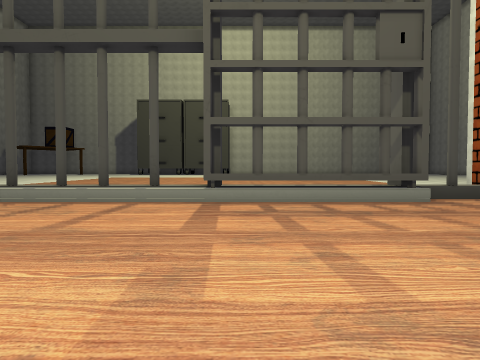
view 1 (above)

22 first-person views from a walk through a Unity game level. The camera is 1.2 m above the floor, tilts 2° down and sees 70° across. The floor is counted in squares, 2 m on a side. Each view is taken from the middle of a square. On the plan, view 1 faces up. The plan holds only what a view shows up to about 10 squares ahead; the rest is blank. The place goes on beyond the plan. The player is left out. Some surface patterns are stand-ins.

view 2
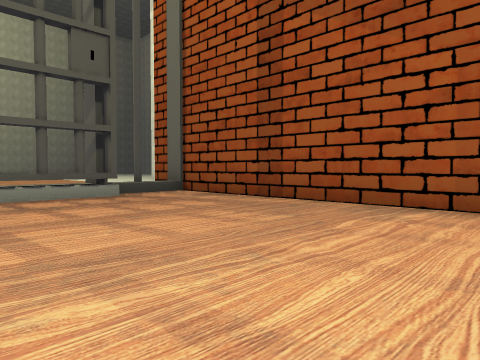

view 3
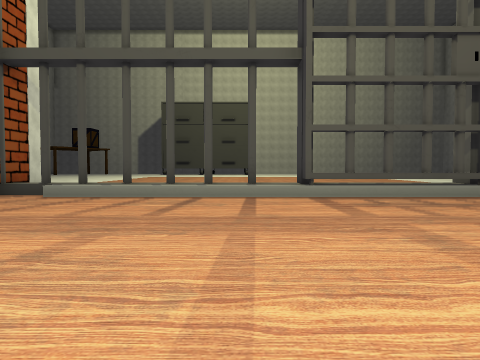

view 4
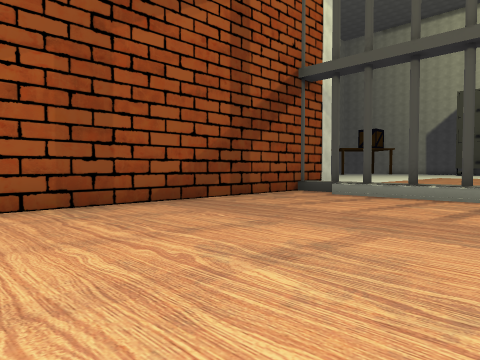

view 5
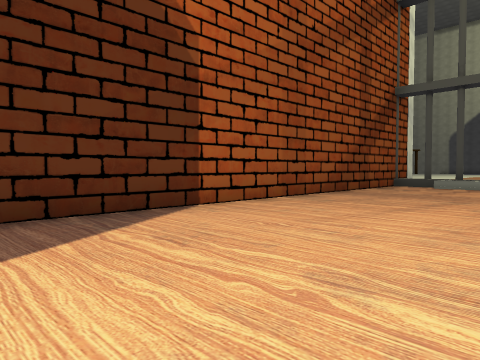

view 6
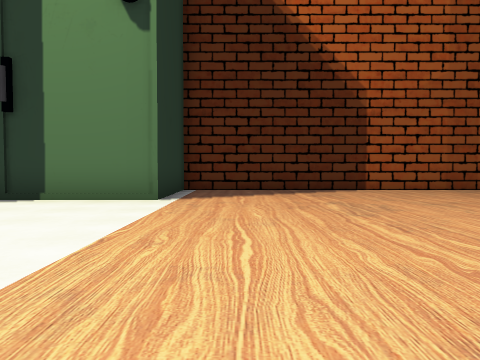

view 7
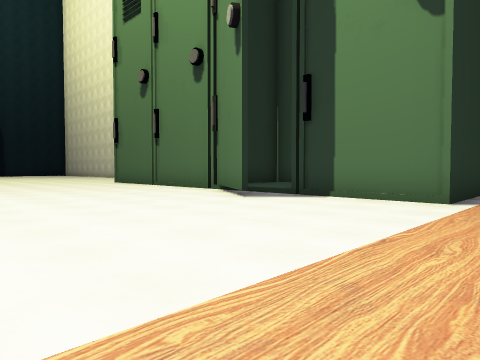

view 8
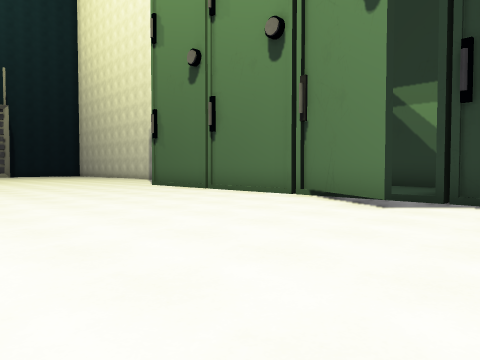

view 9
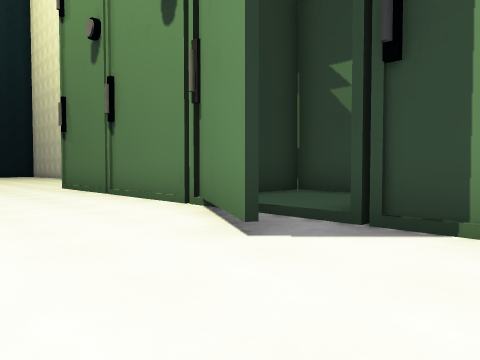

view 10
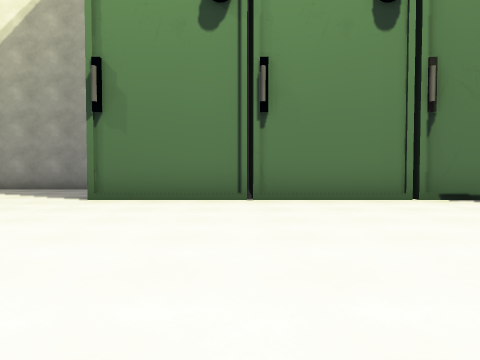

view 11
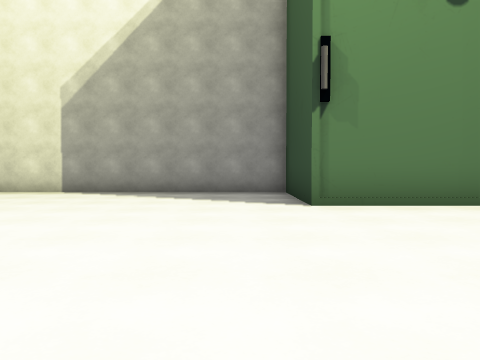

view 12
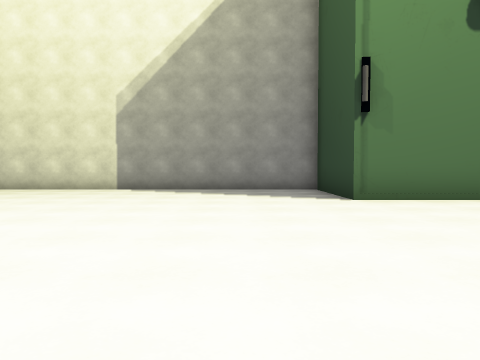

view 13
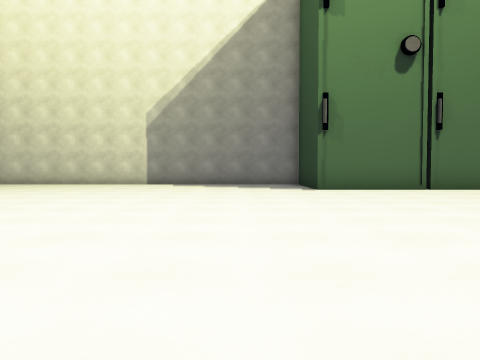

view 14
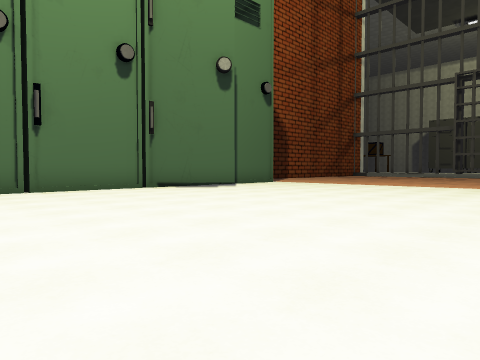

view 15
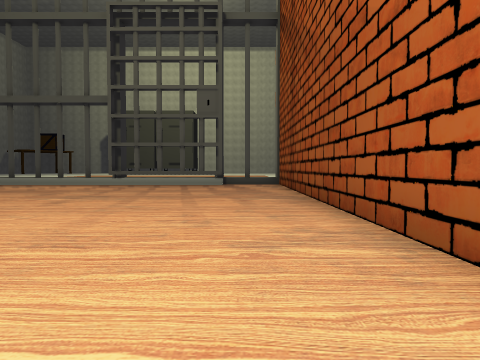

view 16
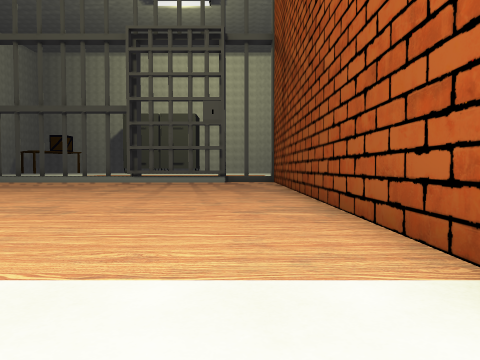

view 17
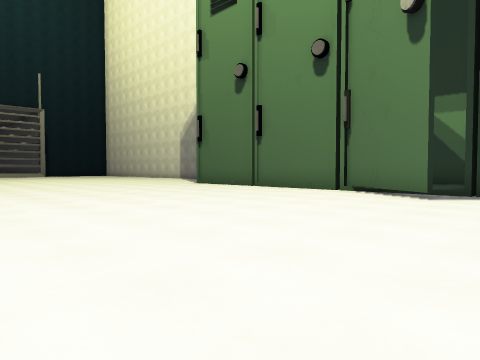

view 18
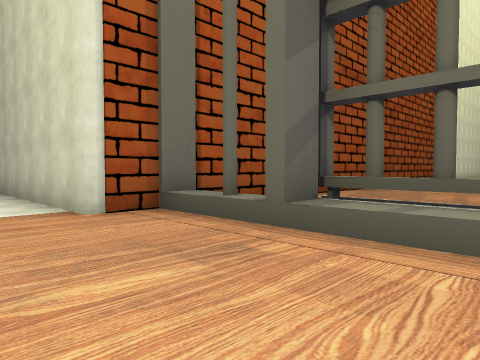

view 19
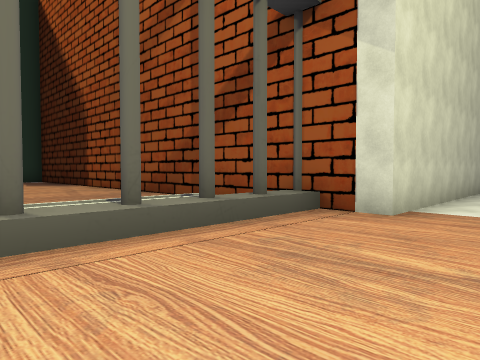

view 20
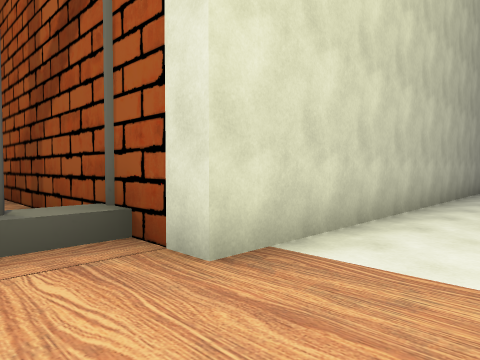

view 21
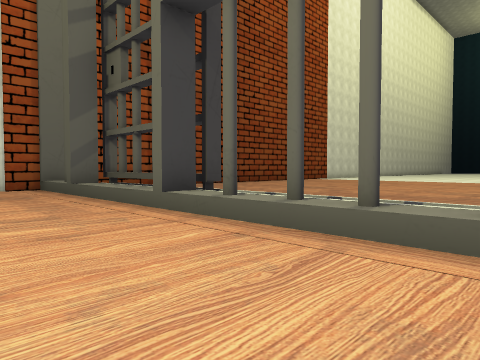

view 22
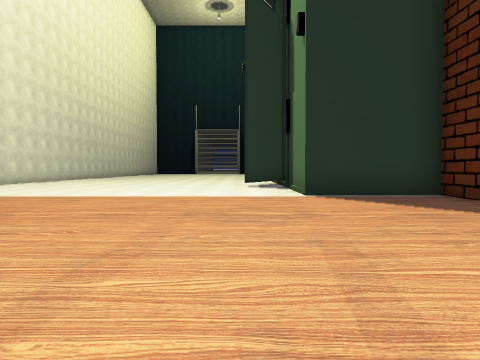

### Floor plan
Key: @ floor where view 1 was taken; # wall or solid block; . main floor; : floor 0.25 m higher than the main floor; / step, stairs or slope; ^ raised ledge.
Columns run from 15 left of view 1 to 10 right of it. Each row starts with its distance up from view 1.
 10       ........  ....
  9  ........................
  8 ########.............#####
  7        #/#/////#//#//#
  6        #.//////^^/...#
  5        #.............#
  4        #.............#
  3        #.............#
  2        #.............#
  1        #.............#
  0        #.......@.....#
 -1        #.............#
 -2        #.............#
 -3        #.............#
 -4        #.............#
 -5        #.............#
 -6        #.............#
 -7        ####..........
 -8           #.........
 -9           #.........
-10        # ::.........
-11        #:::##.......
-12        #:::#........
-13        #####........
-14           #.........
-15           #..........
-16           #..........
-17           #..........
-18           #..........
-19        ####........
-20        #............
-21        #.............
-22        #............
-23        #...........
-24        #.........
-25        #........

Positions as (right, up) in squares from view 1, and headings:
1: (0, 0), facing up
2: (0, -1), facing up-right
3: (-2, -1), facing up
4: (-2, -1), facing up-left
5: (-3, -5), facing up-left
6: (2, -5), facing left
7: (2, -5), facing down-left
8: (2, -8), facing down-left
9: (-1, -8), facing down-left
10: (2, -16), facing left
11: (1, -20), facing left
12: (2, -21), facing left
13: (5, -21), facing left
14: (5, -18), facing up-left
15: (4, -6), facing up
16: (4, -8), facing up
17: (4, -8), facing down-left
18: (1, 10), facing down-right
19: (-3, 10), facing down-left
20: (-6, 10), facing down-left
21: (-5, 10), facing down-right
22: (-3, 1), facing down
